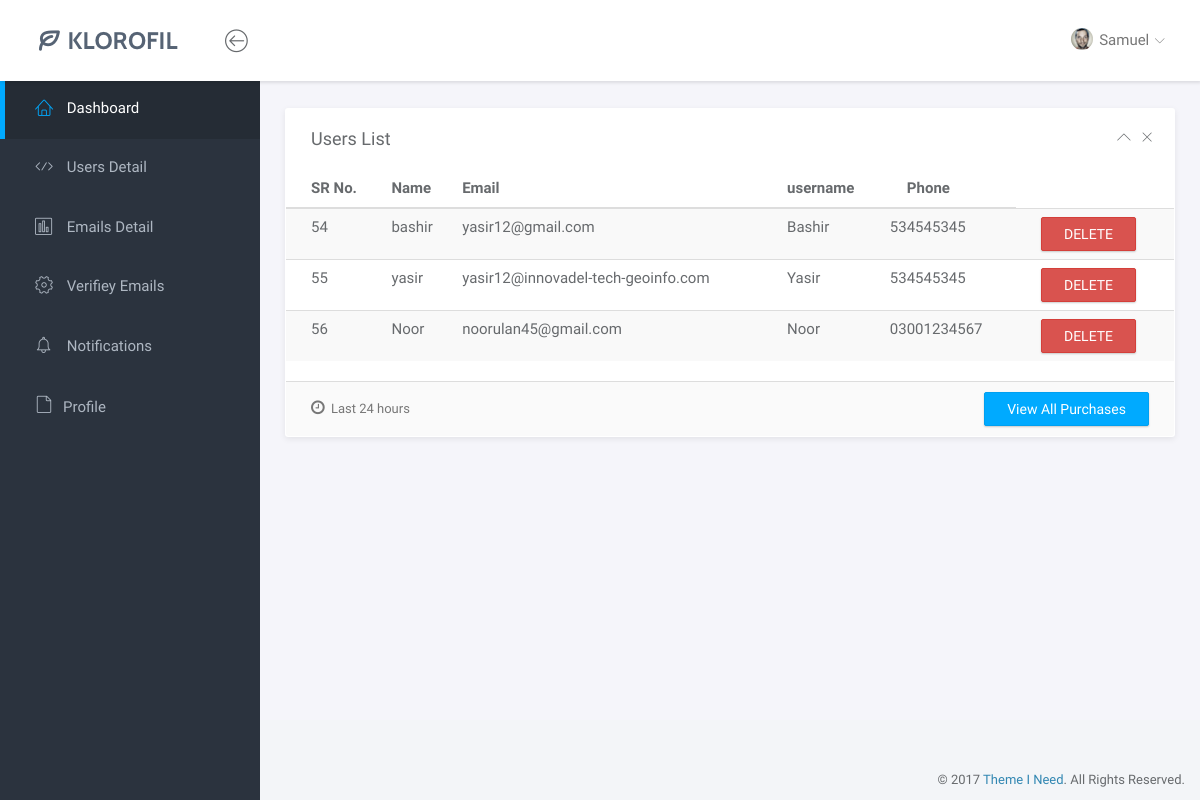
Page /admin-panel/users.php on the committed database.
### tables this page shows
CREATE TABLE `user` (
  `id` int(11) NOT NULL,
  `username` varchar(250) NOT NULL,
  `email` varchar(250) NOT NULL,
  `full_name` varchar(250) NOT NULL,
  `phone` varchar(250) NOT NULL,
  `password` varchar(250) NOT NULL
);

### admin-panel/users.php (the view, shortened to what this page needs)
<?php include ('header.php')  ?>
<?php include ('sidebar.php')  ?>
		<div class="main">
			<div class="main-content">
				<div class="container-fluid">
                    <div class="row">
                    <div class="col-md-12">
							<div class="panel">
								<div class="panel-heading">
									<h3 class="panel-title">Users List</h3>
									<div class="right">
										<button type="button" class="btn-toggle-collapse"><i class="lnr lnr-chevron-up"></i></button>
										<button type="button" class="btn-remove"><i class="lnr lnr-cross"></i></button>
									</div>
								</div>
								<div class="panel-body no-padding">
									<table class="table table-striped">
										<thead>
											<tr>
												<th>SR No.</th>
												<th>Name</th>
												<th>Email</th>
												<th>username</th>
												<th>Phone</th>
											</tr>
										</thead>
										<tbody>
										<?php
                                        include ('support/connection.php');
										$select = "SELECT * FROM user";
										$result = mysqli_query($con, $select);
									    while($row = $result->fetch_assoc()){ ?>
											<tr>
											    <td><?php echo $row['id']  ?></td>
												<td><?php echo $row['username']  ?></td>
												<td><?php echo $row['email']  ?></td>
												<td><?php echo $row['full_name']  ?></td>
												<td><?php echo $row['phone']  ?></td>
												<td><a class="text-secondary btn btn-danger" href="deleteUser.php?id=<?php echo $row['id'] ?>" >DELETE</a></td>
											</tr>
                                        <?php
									       }
									    ?>
										</tbody>
									</table>
								</div>
								<div class="panel-footer">
									<div class="row">
										<div class="col-md-6"><span class="panel-note"><i class="fa fa-clock-o"></i> Last 24 hours</span></div>
										<div class="col-md-6 text-right"><a href="#" class="btn btn-primary">View All Purchases</a></div>
									</div>
								</div>
							</div>
						</div>
                    </div>
				</div>
			</div>
		</div>
        <?php include ('footer.php') ?>

### admin-panel/assets/css/main.css (style rules this page uses)
html { position: relative; min-height: 100%; }
body { background-color: #F3F5F8; font-family: "Source Sans Pro", sans-serif; font-size: 15px; color: #676a6d; }
a { color: #3287B2; }
th { font-weight: 600; }
#wrapper .main { -webkit-transition: all 0.3s ease-in-out; -moz-transition: all 0.3s ease-in-out; -ms-transition: all 0.3s ease-in-out; -o-transition: all 0.3s ease-in-out; transition: all 0.3s ease-in-out; width: calc(100% - 260px); left: 0; position: relative; float: right; background-color: #f5f5fa; }
#wrapper #sidebar-nav, #wrapper .main { padding-top: 80px; }
.main-content { padding: 28px 10px; }
.btn { -webkit-border-radius: 2px; -moz-border-radius: 2px; border-radius: 2px; -moz-box-shadow: 0px 1px 2px 0 rgba(0, 0, 0, 0.2); -webkit-box-shadow: 0px 1px 2px 0 rgba(0, 0, 0, 0.2); box-shadow: 0px 1px 2px 0 rgba(0, 0, 0, 0.2); padding: 6px 22px; }
.btn-primary { background-color: #00AAFF; border-color: #00a0f0; }
.panel { -webkit-border-radius: 3px; -moz-border-radius: 3px; border-radius: 3px; -moz-box-shadow: 0 2px 6px rgba(0, 0, 0, 0.08); -webkit-box-shadow: 0 2px 6px rgba(0, 0, 0, 0.08); box-shadow: 0 2px 6px rgba(0, 0, 0, 0.08); background-color: #fff; margin-bottom: 30px; }
.panel .panel-heading, .panel .panel-body, .panel .panel-footer { padding-left: 25px; padding-right: 25px; }
.panel .panel-heading { padding-top: 20px; padding-bottom: 20px; position: relative; }
.panel .panel-heading .panel-title { margin: 0; font-size: 18px; font-weight: 300; }
.panel .panel-heading button { padding: 0; margin-left: 5px; background-color: transparent; border: none; outline: none; }
.panel .panel-heading button i { font-size: 14px; }
.panel .panel-body { padding-top: 10px; padding-bottom: 15px; }
.panel .panel-note { font-size: 13px; line-height: 2.6; color: #777777; }
.panel .panel-note i { font-size: 16px; margin-right: 3px; }
.panel .right { position: absolute; right: 20px; top: 32%; }
.panel .table > thead > tr > td:first-child, .panel .table > thead > tr > th:first-child, .panel .table > tbody > tr > td:first-child, .panel .table > tbody > tr > th:first-child, .panel .table > tfoot > tr > td:first-child, .panel .table > tfoot > tr > th:first-child { padding-left: 25px; }
.panel .table > thead > tr > td:last-child, .panel .table > thead > tr > th:last-child, .panel .table > tbody > tr > td:last-child, .panel .table > tbody > tr > th:last-child, .panel .table > tfoot > tr > td:last-child, .panel .table > tfoot > tr > th:last-child { padding-left: 25px; }
.panel-footer { background-color: #fafafa; }
.no-padding { padding: 0 !important; }

### rows in the picture
user: id "54", username "bashir", email "yasir12@gmail.com", full_name "Bashir", phone "534545345"
user: id "55", username "yasir", email "yasir12@innovadel-tech-geoinfo.com", full_name "Yasir", phone "534545345"
user: id "56", username "Noor", email "noorulan45@gmail.com", full_name "Noor", phone "03001234567"
